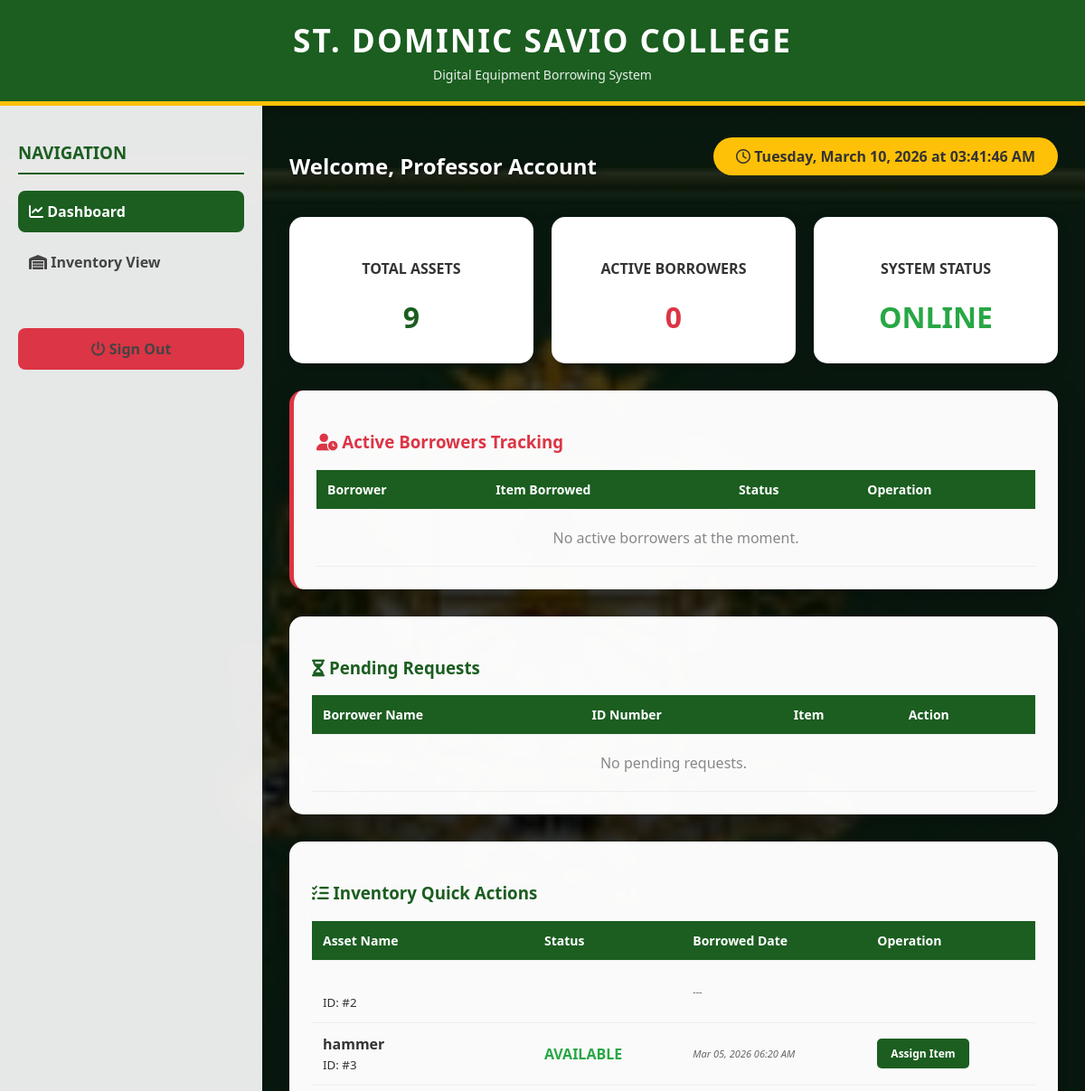
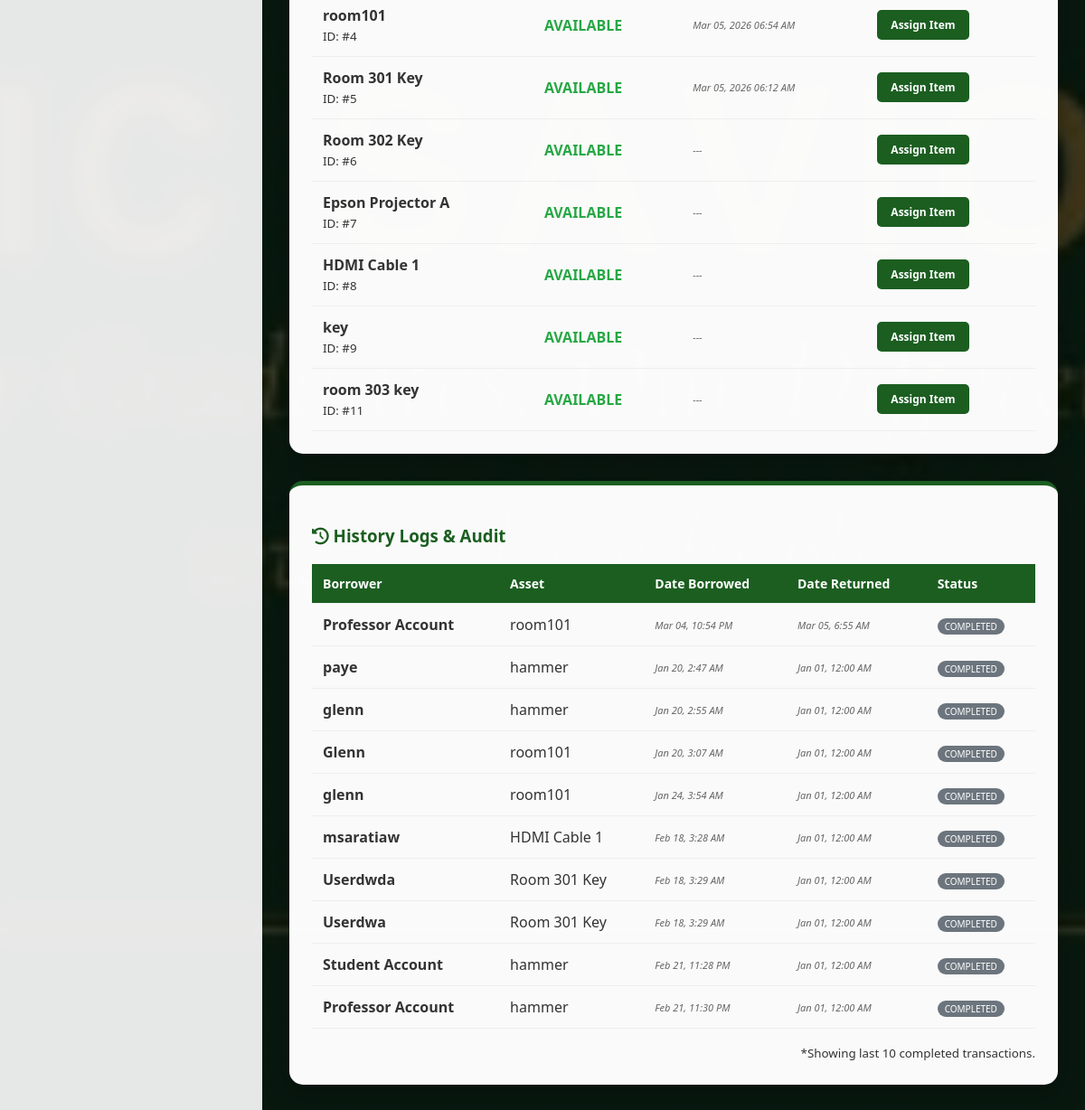
The app's page /dashboard.php (signed in) with its own data (2 pictures, top to bottom).
### tables this page shows
CREATE TABLE `equipment` (
  `id` int(11) NOT NULL,
  `item_name` varchar(255) NOT NULL,
  `category` varchar(255) NOT NULL,
  `quantity` int(11) NOT NULL,
  `status` varchar(255) NOT NULL,
  `item_condition` enum('Good Condition','Under Maintenance','Lost') DEFAULT 'Good Condition',
  `date_borrowed` datetime DEFAULT NULL,
  `date_returned` datetime DEFAULT NULL
);

CREATE TABLE `requests` (
  `id` int(11) NOT NULL,
  `item_id` int(11) DEFAULT NULL,
  `borrower_name` varchar(255) DEFAULT NULL,
  `student_id` varchar(50) DEFAULT NULL,
  `purpose` varchar(255) DEFAULT NULL,
  `request_date` timestamp NOT NULL DEFAULT current_timestamp(),
  `return_date` datetime DEFAULT NULL,
  `status` varchar(50) DEFAULT 'Pending'
);

### dashboard.php (the view, shortened to what this page needs)
<?php
$conn = mysqli_connect("localhost", "root", "", "sdsc_db");
$user_name = $_SESSION['user_name'] ?? 'System Administrator';
$query = "SELECT * FROM equipment WHERE 1=1 AND item_name != 'sdsc_db'";
$result = mysqli_query($conn, $query);
$active_borrow_query = mysqli_query($conn, "SELECT r.*, e.item_name FROM requests r JOIN equipment e ON r.item_id = e.id WHERE r.status = 'Approved'");
$history_query = mysqli_query($conn, "SELECT r.*, e.item_name FROM requests r
                                      JOIN equipment e ON r.item_id = e.id
                                      WHERE r.status = 'Returned'
                                      ORDER BY r.return_date DESC LIMIT 10");
?>
<!DOCTYPE html>
<html lang="en">
<head>
    <link rel="stylesheet" href="https://cdnjs.cloudflare.com/ajax/libs/font-awesome/6.0.0/css/all.min.css">
</head>
<body onload="updateClock()">
    <div class="header">
        <h1>ST. DOMINIC SAVIO COLLEGE</h1>
        <div style="font-size: 14px; margin-top: 5px; opacity: 0.9;">Digital Equipment Borrowing System</div>
    </div>
    <div class="container">
        <div class="sidebar">
            <h3>NAVIGATION</h3>
            <a href="dashboard.php" class="active"><i class="fa-solid fa-chart-line"></i> Dashboard</a>
            <a href="inventory.php"><i class="fa-solid fa-warehouse"></i> Inventory View</a>
            <a href="logout.php" class="btn-logout"><i class="fa-solid fa-power-off"></i> Sign Out</a>
        </div>
        <div class="main">
            <div style="display: flex; justify-content: space-between; align-items: center; margin-bottom: 20px;">
                <h2 style="color: white; text-shadow: 2px 2px 5px rgba(0,0,0,0.5);">Welcome, <?php echo htmlspecialchars($user_name); ?></h2>
                <div class="live-clock"><i class="fa-regular fa-clock"></i> <span id="clock">Loading...</span></div>
            </div>
            <div class="stats">
                <div class="stat-card"><h4>TOTAL ASSETS</h4><p><?php echo mysqli_num_rows($result); ?></p></div>
                <div class="stat-card"><h4>ACTIVE BORROWERS</h4><p style="color: #dc3545;"><?php echo mysqli_num_rows($active_borrow_query); ?></p></div>
                <div class="stat-card"><h4>SYSTEM STATUS</h4><p style="color: #28a745;">ONLINE</p></div>
            </div>
            <div class="content-box" style="border-left: 5px solid #dc3545;">
                <h3 style="color: #dc3545;"><i class="fa-solid fa-user-clock"></i> Active Borrowers Tracking</h3>
                <table>
                    <thead>
                        <tr>
                            <th>Borrower</th><th>Item Borrowed</th><th>Status</th><th>Operation</th>
                        </tr>
                    </thead>
                    <tbody>
                        <?php if(mysqli_num_rows($active_borrow_query) == 0): ?>
                            <tr><td colspan="4" style="text-align:center; color: #888; padding: 20px;">No active borrowers at the moment.</td></tr>
                        <?php else:
                            while($active = mysqli_fetch_assoc($active_borrow_query)): ?>
                            <tr>
                                <td><strong><?php echo htmlspecialchars($active['borrower_name']); ?></strong><br><small><?php echo $active['student_id']; ?></small></td>
                                <td><?php echo htmlspecialchars($active['item_name']); ?></td>
                                <td><span class="active-badge">BORROWED</span></td>
                                <td><a href="dashboard.php?return_id=<?php echo $active['id']; ?>" class="btn btn-return">Confirm Return</a></td>
                            </tr>
                        <?php endwhile; endif; ?>
                    </tbody>
                </table>
            </div>
            <div class="content-box">
                <h3 style="color: var(--sdsc-green);"><i class="fa-solid fa-hourglass-half"></i> Pending Requests</h3>
                <table>
                    <thead>
                        <tr>
                            <th>Borrower Name</th><th>ID Number</th><th>Item</th><th>Action</th>
                        </tr>
                    </thead>
                    <tbody>
                        <?php
                        $req_query = mysqli_query($conn, "SELECT * FROM requests WHERE status = 'Pending'");
                        if(mysqli_num_rows($req_query) == 0): ?>
                            <tr><td colspan="4" style="text-align:center; color: #888; padding: 20px;">No pending requests.</td></tr>
                        <?php else:
                            while($req = mysqli_fetch_assoc($req_query)): ?>
                            <tr>
                                <td><?php echo htmlspecialchars($req['borrower_name']); ?></td>
                                <td><?php echo htmlspecialchars($req['student_id']); ?></td>
                                <td>ID: #<?php echo $req['item_id']; ?></td>
                                <td><a href="dashboard.php?approve_id=<?php echo $req['id']; ?>&item_id=<?php echo $req['item_id']; ?>" class="btn btn-approve">Approve</a></td>
                            </tr>
                        <?php endwhile; endif; ?>
                    </tbody>
                </table>
            </div>
            <div class="content-box">
                <h3 style="color: var(--sdsc-green);"><i class="fa-solid fa-list-check"></i> Inventory Quick Actions</h3>
                <table>
                    <thead>
                        <tr>
                            <th>Asset Name</th><th>Status</th><th>Borrowed Date</th><th>Operation</th>
                        </tr>
                    </thead>
                    <tbody>
                        <?php mysqli_data_seek($result, 0);
                        while ($row = mysqli_fetch_assoc($result)): ?>
                        <tr>
                            <td><strong><?php echo htmlspecialchars($row['item_name']); ?></strong><br><small>ID: #<?php echo $row['id']; ?></small></td>
                            <td><span class="<?php echo ($row['status'] === 'Borrowed') ? 'status-borrowed' : 'status-available'; ?>"><?php echo strtoupper($row['status']); ?></span></td>
                            <td class="date-text"><?php echo ($row['date_borrowed']) ? date('M d, Y h:i A', strtotime($row['date_borrowed'])) : '---'; ?></td>
                            <td>
                                <?php if ($row['status'] === 'Borrowed'): ?>
                                    <a href="dashboard.php?return_id=<?php echo $row['id']; ?>" class="btn btn-return">Return Asset</a>
                                <?php elseif ($row['quantity'] > 0): ?>
                                    <a href="dashboard.php?borrow_id=<?php echo $row['id']; ?>" class="btn btn-borrow">Assign Item</a>
                                <?php endif; ?>
                            </td>
                        </tr>
                        <?php endwhile; ?>
                    </tbody>
                </table>
            </div>
            <div class="content-box" style="border-top: 5px solid var(--sdsc-green);">
                <h3 style="color: var(--sdsc-green);"><i class="fa-solid fa-clock-rotate-left"></i> History Logs & Audit</h3>
                <table>
                    <thead style="background: #f4f4f4;">
                        <tr>
                            <th>Borrower</th><th>Asset</th><th>Date Borrowed</th><th>Date Returned</th><th>Status</th>
                        </tr>
                    </thead>
                    <tbody>
                        <?php if(mysqli_num_rows($history_query) == 0): ?>
                            <tr><td colspan="5" style="text-align:center; color: #888; padding: 20px;">No transaction history yet.</td></tr>
                        <?php else:
                            while($hist = mysqli_fetch_assoc($history_query)): ?>
                            <tr>
                                <td><strong><?php echo htmlspecialchars($hist['borrower_name']); ?></strong></td>
                                <td><?php echo htmlspecialchars($hist['item_name']); ?></td>
                                <td class="date-text"><?php echo date('M d, g:i A', strtotime($hist['request_date'])); ?></td>
                                <td class="date-text"><?php echo date('M d, g:i A', strtotime($hist['return_date'])); ?></td>
                                <td><span class="history-badge">COMPLETED</span></td>
                            </tr>
                        <?php endwhile; endif; ?>
                    </tbody>
                </table>
                <div style="margin-top: 15px; text-align: right;">
                    <small>*Showing last 10 completed transactions.</small>
                </div>
            </div>
        </div>
    </div>
</body>
</html>

### dashboard.php (style rules this page uses)
:root { --sdsc-green: #1b5e20; --sdsc-dark: #0d3b11; --sdsc-accent: #ffc107; }
body { font-family: 'Segoe UI', sans-serif; margin: 0; background: linear-gradient(rgba(0,0,0,0.7), rgba(0,0,0,0.7)), url('SDSC.SCHOOL.jpg'); background-size: cover; background-position: center; background-attachment: fixed; color: #333; }
.header { background: var(--sdsc-green); color: white; padding: 20px; text-align: center; box-shadow: 0 4px 10px rgba(0,0,0,0.3); border-bottom: 5px solid var(--sdsc-accent); }
.header h1 { margin: 0; letter-spacing: 2px; font-size: 2.2em; }
.container { display: flex; min-height: 100vh; }
.sidebar { width: 250px; background: rgba(255, 255, 255, 0.9); padding: 20px; backdrop-filter: blur(10px); }
.sidebar h3 { color: var(--sdsc-green); border-bottom: 2px solid var(--sdsc-green); padding-bottom: 10px; }
.sidebar a { text-decoration: none; color: #444; display: block; padding: 12px; margin-bottom: 10px; border-radius: 8px; transition: 0.3s; font-weight: bold; }
.sidebar a:hover, .active { background: var(--sdsc-green); color: white !important; }
.main { flex: 1; padding: 30px; }
.stats { display: flex; gap: 20px; margin-bottom: 30px; }
.stat-card { background: white; padding: 25px; flex: 1; text-align: center; border-radius: 15px; box-shadow: 0 5px 15px rgba(0,0,0,0.2); }
.stat-card p { font-size: 32px; font-weight: bold; color: var(--sdsc-green); margin: 5px 0; }
.content-box { background: rgba(255, 255, 255, 0.98); padding: 25px; border-radius: 15px; box-shadow: 0 10px 30px rgba(0,0,0,0.3); margin-bottom: 30px; }
table { width: 100%; border-collapse: collapse; }
th, td { padding: 12px; text-align: left; border-bottom: 1px solid #eee; }
th { background: var(--sdsc-green); color: white; font-size: 14px; }
.live-clock { background: var(--sdsc-accent); padding: 10px 25px; border-radius: 50px; font-weight: bold; display: inline-block; margin-bottom: 20px; }
.btn { padding: 8px 15px; text-decoration: none; border-radius: 5px; font-size: 12px; color: white; font-weight: bold; border: none; cursor: pointer; display: inline-block; }
.btn-borrow { background: var(--sdsc-green); }
.btn-logout { background: #dc3545 !important; margin-top: 50px; text-align: center; }
.status-available { color: #28a745; font-weight: bold; }
.date-text { font-size: 11px; color: #666; font-style: italic; }
.history-badge { background: #6c757d; color: white; padding: 2px 8px; border-radius: 10px; font-size: 10px; }

### records on screen
equipment: id "2"
equipment: item_name "hammer", id "3", status "AVAILABLE", date_borrowed "Mar 05, 2026 06:20 AM"
equipment: item_name "room101", id "4", status "AVAILABLE", date_borrowed "Mar 05, 2026 06:54 AM"
equipment: item_name "Room 301 Key", id "5", status "AVAILABLE", date_borrowed "Mar 05, 2026 06:12 AM"
equipment: item_name "Room 302 Key", id "6", status "AVAILABLE"
equipment: item_name "Epson Projector A", id "7", status "AVAILABLE"
equipment: item_name "HDMI Cable 1", id "8", status "AVAILABLE"
equipment: item_name "key", id "9", status "AVAILABLE"
equipment: item_name "room 303 key", id "11", status "AVAILABLE"
requests: borrower_name "Professor Account", equipment.item_name "room101", request_date "Mar 04, 10:54 PM", return_date "Mar 05, 6:55 AM"
requests: borrower_name "paye", equipment.item_name "hammer", request_date "Jan 20, 2:47 AM", return_date "Jan 01, 12:00 AM"
requests: borrower_name "glenn", equipment.item_name "hammer", request_date "Jan 20, 2:55 AM", return_date "Jan 01, 12:00 AM"
requests: borrower_name "Glenn", equipment.item_name "room101", request_date "Jan 20, 3:07 AM", return_date "Jan 01, 12:00 AM"
requests: borrower_name "glenn", equipment.item_name "room101", request_date "Jan 24, 3:54 AM", return_date "Jan 01, 12:00 AM"
requests: borrower_name "msaratiaw", equipment.item_name "HDMI Cable 1", request_date "Feb 18, 3:28 AM", return_date "Jan 01, 12:00 AM"
requests: borrower_name "Userdwda", equipment.item_name "Room 301 Key", request_date "Feb 18, 3:29 AM", return_date "Jan 01, 12:00 AM"
requests: borrower_name "Userdwa", equipment.item_name "Room 301 Key", request_date "Feb 18, 3:29 AM", return_date "Jan 01, 12:00 AM"
requests: borrower_name "Student Account", equipment.item_name "hammer", request_date "Feb 21, 11:28 PM", return_date "Jan 01, 12:00 AM"
requests: borrower_name "Professor Account", equipment.item_name "hammer", request_date "Feb 21, 11:30 PM", return_date "Jan 01, 12:00 AM"

### other values on screen
$user_name "Professor Account"
mysqli_num_rows($result) "9"
mysqli_num_rows($active_borrow_query) "0"
